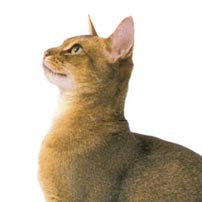
#> input picture Dataset_square/Abyssinian_19.jpg, 202 x 202 px; its folder holds only this picture in this run
$ jupyter execute --allow-errors data_process.ipynb
#> lines starting #> are read from the running program, lines starting #| are printed output that depends on the picture
We're gonna write a little code to change all the images in our dataset to size 200x200

[cell 1]
import skimage as ski
import matplotlib.pyplot as plt
import numpy as np
import os
from IPython.display import display
from PIL import Image

[cell 2]
path_to_images = 'Dataset_square/'
list_images = [img for img in os.listdir(path_to_images) ]

print(list_images[:10])
print()
print(len(list_images))

[cell 3]
inp_loc='Dataset_square/'
out_loc='Dataset_uniform/'

cat_counter = 0
dog_counter = 0

for img_name in list_images:

    if img_name[0].isupper():
        img_class = 'Cat'
        counter = cat_counter
    else:
        img_class = 'Dog'
        counter = dog_counter

    img = ski.io.imread(os.path.join(inp_loc,img_name))
#> img is the input picture: shape (202, 202, 3); mean R, G, B 203.8, 192.3, 175.8
    img = ski.transform.resize(img,(200,200),anti_aliasing=True)
#> img: shape (200, 200, 3) float64
    if img.shape[2]==4:
        img = ski.color.rgba2rgb(img)

    img_1 = Image.fromarray((img*255).astype(np.uint8))
    img_1.save(os.path.join(out_loc,img_class+str(counter+1)+'.jpg') )

    counter += 1

    if img_class == 'Cat':
        cat_counter = counter
    else:
        dog_counter = counter

#> (a cell that did not finish here is left out)

We want to augment the dataset with new images created from the uniformly sized ones using small rotations and translations (separately). After implementing the transform, we shall crop out a smaller square image from the centre of the rotated (or translated) image such that we don't have any unwanted corners or edges resulting from the transform.

In units of a 100 pixels, the images have an edge of 2 units to begin with. Let the inner square that we intend to cut out have an edge of 2z. We want to find the largest possible value of x given a certain maximum angle of rotation. If we rotate the image by (a chosen maximum angle) $\theta$ around the centre, the line from the centre to the edge of the (rotated) outer square that passes through a vertex of the inner square is $\frac{1}{\cos{\phi}}$ long, where $\phi = \frac{\pi}{4}-\theta$. Since the largest distance from the centre of the squares to the edge of the inner square is along the diagonal, to meet the condition outlined above means we need half of the diagonal i.e. $\sqrt{2}z \leq \frac{1}{\cos{\phi}}$.

We'll choose to rotate the images between $\pm 15^{\circ}$ (with a minimum magnitude of $10^\circ$) i.e. $\theta = 15^{\circ} \implies \phi = 30^\circ$. Therefore $z \leq 0.816$. So we'll choose the inner square to have an edge length of 1.6 units. And we'll choose to implement translations $\pm 0.2$ units (with a minimum magnitude of 0.1 units, along the horizontal axis only). In either case, we'll also implement a random horizontal flip to the image.

Let's start with creating the rotated images. We shall create three new ones from each image.

[cell 5]
out_loc='Dataset_uniform/'

img_cat1 = ski.io.imread(os.path.join(out_loc,'Cat1.jpg'))

rot_angle = np.random.choice([np.random.randint(-15,-10),np.random.randint(10,15)])
img_cat1 = ski.transform.rotate(img_cat1,angle = rot_angle,resize=False)   #our calculation above is not consistent with resizing the rotated image to fit inside the original, we'll crop the image ourselves
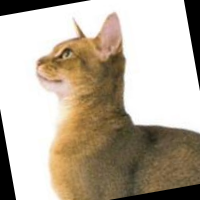
#> img_cat1: shape (200, 200, 3) float64; mean R, G, B 0.735, 0.691, 0.628
if np.random.choice([True,False]):
    img_cat1 = np.flip(img_cat1,axis=1)

img_cat1_crop = ski.util.crop(img_cat1, ((20,20),(20,20),(0,0)))
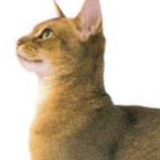
#> img_cat1_crop: shape (160, 160, 3) float64; mean R, G, B 0.762, 0.704, 0.623

if img_cat1.shape[2]==4:
        img_cat1 = ski.color.rgba2rgb(img_cat1)
        img_cat1_crop = ski.color.rgba2rgb(img_cat1_crop)

img_cat1 = Image.fromarray((img_cat1*255).astype(np.uint8))
#> img_cat1: PIL image 200x200 RGB

#> (the rest of this cell did not finish here and is left out)

The above is a demo of how the rotations work. Now let's have a demo of translations.

[cell 6]
out_loc='Dataset_uniform/'

img_cat1 = ski.io.imread(os.path.join(out_loc,'Cat1.jpg'))

shift_val = [np.random.choice([-1,1])*(np.random.rand()+1)*10,0]  #the random number is between 1 and 2, so we multiply with 10, axis 1 is the horizontal direction as the size of the image array is 200x200
shift = ski.transform.EuclideanTransform(translation=shift_val)
img_cat1 = ski.transform.warp(img_cat1,shift)
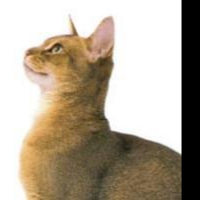
#> img_cat1: shape (200, 200, 3) float64; mean R, G, B 0.706, 0.66, 0.596
if np.random.choice([True,False]):
    img_cat1 = np.flip(img_cat1,axis=1)

if img_cat1.shape[2]==4:
        img_cat1 = ski.color.rgba2rgb(img_cat1)

img_cat1 = Image.fromarray((img_cat1*255).astype(np.uint8))
#> img_cat1: PIL image 200x200 RGB


plt.imshow(img_cat1)
#> (this line was passed over: IPython is not available in this run)
plt.axis('off')
#> (this line was passed over: IPython is not available in this run)

plt.show()

#the cropping works just as before!

$ run again, on Dataset_square/Bengal_193.jpg
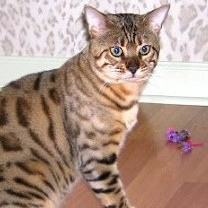
#> input picture Dataset_square/Bengal_193.jpg, 208 x 208 px
#> img is the input picture: shape (208, 208, 3); mean R, G, B 174.8, 148.9, 136.4
#> img: shape (200, 200, 3) float64
#> `img_cat1_crop = ski.util.crop(img_cat1, ((20,20),(20,20),(0,0)))`:
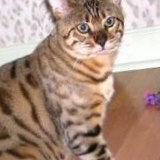
#> img_cat1_crop: shape (160, 160, 3) float64; mean R, G, B 0.673, 0.567, 0.508
#> `img_cat1 = ski.transform.warp(img_cat1,shift)`:
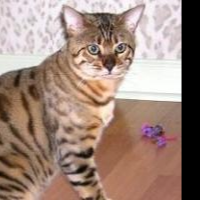
#> img_cat1: shape (200, 200, 3) float64; mean R, G, B 0.627, 0.532, 0.487

$ run again, on Dataset_square/Bengal_60.jpg
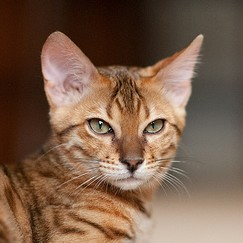
#> input picture Dataset_square/Bengal_60.jpg, 243 x 243 px
#> img is the input picture: shape (243, 243, 3); mean R, G, B 122.3, 94.8, 75.4
#> img: shape (200, 200, 3) float64
#> `img_cat1_crop = ski.util.crop(img_cat1, ((20,20),(20,20),(0,0)))`:
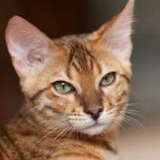
#> img_cat1_crop: shape (160, 160, 3) float64; mean R, G, B 0.519, 0.403, 0.324
#> `img_cat1 = ski.transform.warp(img_cat1,shift)`:
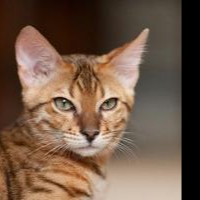
#> img_cat1: shape (200, 200, 3) float64; mean R, G, B 0.45, 0.354, 0.286

$ run again, on Dataset_square/Abyssinian_98.jpg
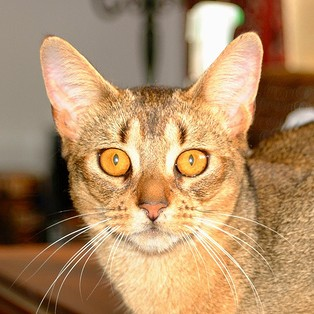
#> input picture Dataset_square/Abyssinian_98.jpg, 314 x 314 px
#> img is the input picture: shape (314, 314, 3); mean R, G, B 176.3, 141.3, 102.7
#> img: shape (200, 200, 3) float64
#> `img_cat1_crop = ski.util.crop(img_cat1, ((20,20),(20,20),(0,0)))`:
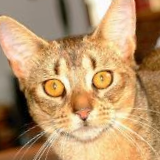
#> img_cat1_crop: shape (160, 160, 3) float64; mean R, G, B 0.726, 0.584, 0.42
#> `img_cat1 = ski.transform.warp(img_cat1,shift)`:
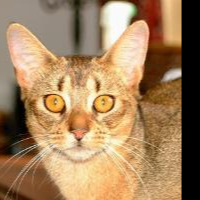
#> img_cat1: shape (200, 200, 3) float64; mean R, G, B 0.644, 0.516, 0.372
